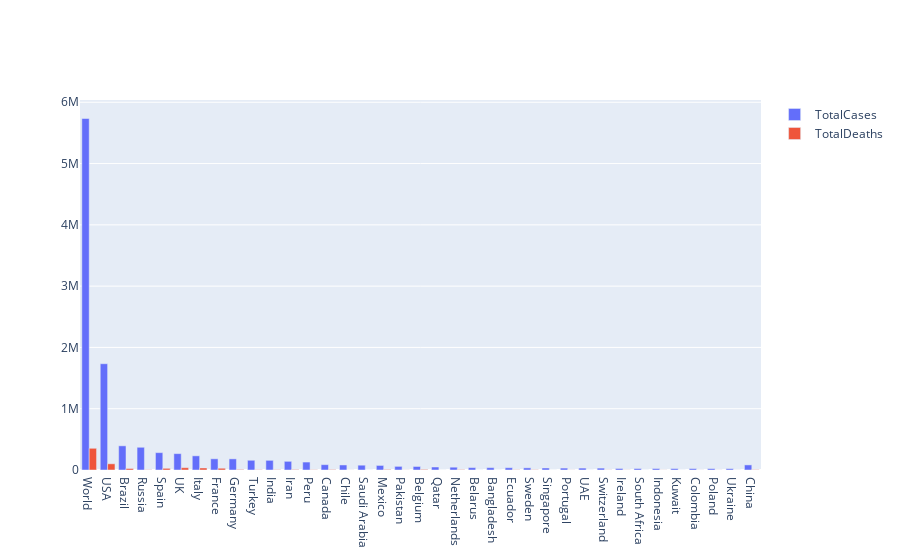

Notebook cell for this chart:
### Markdown cell above
A comparison of totak deaths and cases in countries with over 20,000 Corona Virus cases

### Code cell
import plotly.graph_objects as go
country=df_cases_20000['Country,Other']

fig = go.Figure(data=[
    go.Bar(name='TotalCases', x=country, y=df_cases_20000['TotalCases']),
    go.Bar(name='TotalDeaths', x=country, y=df_cases_20000['TotalDeaths'])
])
# Change the bar mode
fig.update_layout(barmode='group')
fig.show()

### Figure 1 — Plotly figure (JSON) as saved in the notebook; plotly's stock layout.template omitted (floating-point values rounded to 4 significant figures)
{"data": [{"name": "TotalCases", "type": "bar", "x": ["World", "USA", "Brazil", "Russia", "Spain", "UK", "Italy", "France", "Germany", "Turkey", "India", "Iran", "Peru", "Canada", "Chile", "Saudi Arabia", "Mexico", "Pakistan", "Belgium", "Qatar", "Netherlands", "Belarus", "Bangladesh", "Ecuador", "Sweden", "Singapore", "Portugal", "UAE", "Switzerland", "Ireland", "South Africa", "Indonesia", "Kuwait", "Colombia", "Poland", "Ukraine", "China"], "y": [5735174, 1733904, 394507, 370680, 283339, 267240, 231139, 182722, 181530, 158762, 157777, 141591, 129751, 86939, 82289, 78541, 74560, 59151, 57592, 48947, 45768, 38956, 38292, 37355, 35088, 32876, 31292, 31086, 30776, 24735, 24264, 23851, 23267, 23003, 22473, 21905, 82993]}, {"name": "TotalDeaths", "type": "bar", "x": ["World", "USA", "Brazil", "Russia", "Spain", "UK", "Italy", "France", "Germany", "Turkey", "India", "Iran", "Peru", "Canada", "Chile", "Saudi Arabia", "Mexico", "Pakistan", "Belgium", "Qatar", "Netherlands", "Belarus", "Bangladesh", "Ecuador", "Sweden", "Singapore", "Portugal", "UAE", "Switzerland", "Ireland", "South Africa", "Indonesia", "Kuwait", "Colombia", "Poland", "Ukraine", "China"], "y": [354223, 101140, 24600, 3968, 27117, 37460, 33072, 28530, 8498, 4397, 4528, 7564, 3788, 6671, 841, 425, 8134, 1225, 9364, 30, 5871, 214, 544, 3203, 4220, 23, 1356, 253, 1917, 1615, 524, 1473, 175, 776, 1028, 658, 4634]}], "layout": {"barmode": "group"}}
